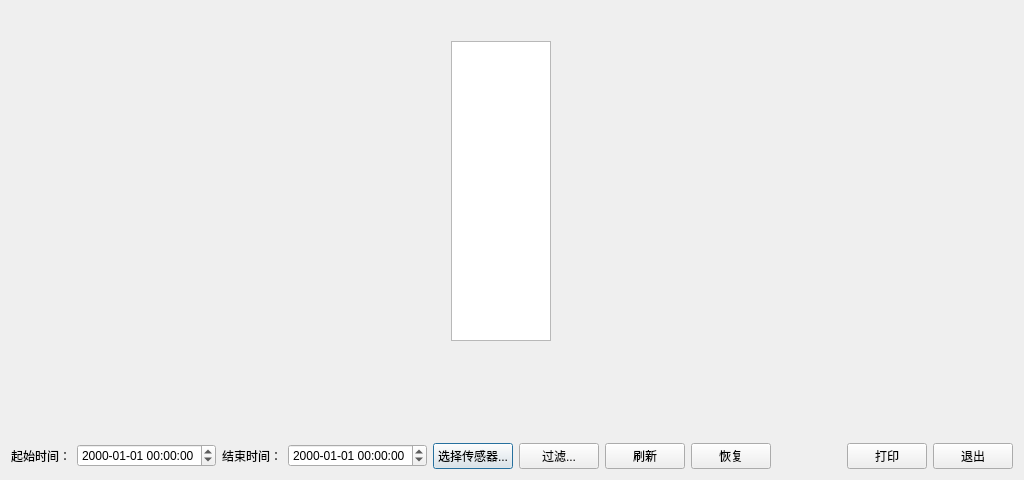
<?xml version="1.0" encoding="UTF-8"?>
<ui version="4.0">
 <class>HistoryCurveDlg</class>
 <widget class="QDialog" name="HistoryCurveDlg">
  <property name="windowModality">
   <enum>Qt::ApplicationModal</enum>
  </property>
  <property name="geometry">
   <rect>
    <x>0</x>
    <y>0</y>
    <width>1024</width>
    <height>480</height>
   </rect>
  </property>
  <property name="windowTitle">
   <string>历史记录曲线</string>
  </property>
  <property name="layoutDirection">
   <enum>Qt::LeftToRight</enum>
  </property>
  <layout class="QVBoxLayout" name="verticalLayout">
   <item>
    <widget class="MplWidget" name="wdgt_curve" native="true">
     <property name="sizePolicy">
      <sizepolicy hsizetype="Expanding" vsizetype="Expanding">
       <horstretch>0</horstretch>
       <verstretch>0</verstretch>
      </sizepolicy>
     </property>
     <widget class="QListWidget" name="lst_sensors">
      <property name="geometry">
       <rect>
        <x>440</x>
        <y>30</y>
        <width>100</width>
        <height>300</height>
       </rect>
      </property>
     </widget>
    </widget>
   </item>
   <item>
    <layout class="QHBoxLayout" name="horizontalLayout">
     <item>
      <widget class="QLabel" name="label">
       <property name="text">
        <string>起始时间：</string>
       </property>
      </widget>
     </item>
     <item>
      <widget class="QDateTimeEdit" name="dt_start">
       <property name="displayFormat">
        <string>yyyy-MM-dd HH:mm:ss</string>
       </property>
      </widget>
     </item>
     <item>
      <widget class="QLabel" name="label_2">
       <property name="text">
        <string>结束时间：</string>
       </property>
      </widget>
     </item>
     <item>
      <widget class="QDateTimeEdit" name="dt_end">
       <property name="displayFormat">
        <string>yyyy-MM-dd HH:mm:ss</string>
       </property>
      </widget>
     </item>
     <item>
      <widget class="QPushButton" name="btn_choose_sensors">
       <property name="text">
        <string>选择传感器...</string>
       </property>
      </widget>
     </item>
     <item>
      <widget class="QPushButton" name="btn_filter">
       <property name="text">
        <string>过滤...</string>
       </property>
      </widget>
     </item>
     <item>
      <widget class="QPushButton" name="btn_update">
       <property name="text">
        <string>刷新</string>
       </property>
      </widget>
     </item>
     <item>
      <widget class="QPushButton" name="btn_revert">
       <property name="text">
        <string>恢复</string>
       </property>
      </widget>
     </item>
     <item>
      <spacer name="horizontalSpacer">
       <property name="orientation">
        <enum>Qt::Horizontal</enum>
       </property>
       <property name="sizeHint" stdset="0">
        <size>
         <width>40</width>
         <height>20</height>
        </size>
       </property>
      </spacer>
     </item>
     <item>
      <widget class="QPushButton" name="btn_print">
       <property name="text">
        <string>打印</string>
       </property>
      </widget>
     </item>
     <item>
      <widget class="QPushButton" name="btn_quit">
       <property name="text">
        <string>退出</string>
       </property>
      </widget>
     </item>
    </layout>
   </item>
  </layout>
 </widget>
 <customwidgets>
  <customwidget>
   <class>MplWidget</class>
   <extends>QWidget</extends>
   <header>mplwidget</header>
   <container>1</container>
  </customwidget>
 </customwidgets>
 <resources/>
 <connections/>
</ui>
